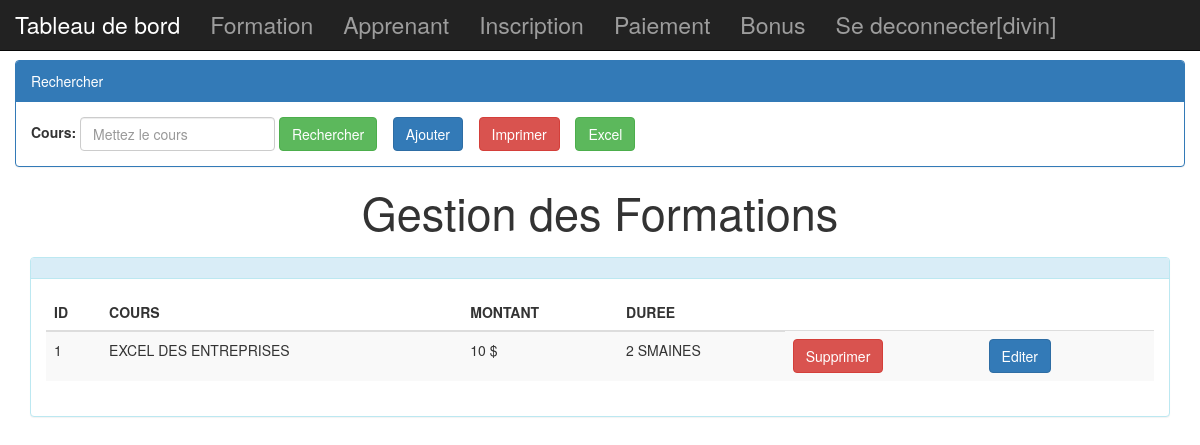
/view/formation.php (signed in), run on the app's committed database.
### tables this page shows
CREATE TABLE `formation` (
  `id` int(11) NOT NULL,
  `designation` varchar(100) NOT NULL,
  `montant` int(11) NOT NULL,
  `duree` varchar(100) NOT NULL
);

### model/selection_formation.php (called while the page is built)
<?php
	$mc=isset($_GET['motcle'])?$_GET['motcle']:"";
		$requete="SELECT * FROM formation WHERE designation LIKE '%$mc%'";
	$resultat=$pdo->query($requete);

### view/formation.php (the view, shortened to what this page needs)
<?php
	$id=1;
?>
<!DOCTYPE html>
<html>
<head>
	<link rel="stylesheet" type="text/css" href="../includes/css/bootstrap.css">
</head>
	<body>
		<div class="navbar navbar-inverse navbar-fixed-top">
			<?php 	require_once('menu.php'); ?>
		</div>
	<?php
	    require_once("../bdd/connexion.php");
		require_once('../model/selection_formation.php');
	?>
			<div class="contenair col-lg-12 col-md-6 divin">
		<div class="panel panel-primary ">
				<div class="panel-heading">
					Rechercher
				</div>
				<div class="panel-body">
			<form method="get" action="" class="form-inline">
						<div class="form-group">
							<label for="propri">Cours:</label>
							<input type="text" name="motcle" class="form-control" placeholder="Mettez le cours" value="<?php echo $mc ?>">
						</div>
						<button type="submit" class="btn btn-success">
						Rechercher</button>
						<a href="ajout-formation.php" class="btn btn-primary">Ajouter</a>
						<a href="imprimer-formation.php" class="btn btn-danger">Imprimer</a>
						  <button class="btn btn-success" title="Exporter vers Excel" name="export1">Excel</button>
					</form>
		</div>
			</div>
		<div align="center">
			<h1 style="font-size: 45px;">
				Gestion des Formations
			</h1>
		</div>
			<div class="col-md-12 col-xs-12">
				<div class="panel panel-info spacer">
					<div class="panel-heading">
					</div>
					<div class="panel-body">
						<div class="table-responsive table--no-card m-b-30">
						<table class="table table-striped">
							<thead>
								<tr>
								<th>ID</th><th>COURS</th><th>MONTANT</th><th>DUREE</th>
								</tr>
							</thead>
							<tbody>
								<?php while ($et=$resultat->fetch()){?>
								<tr>
								<td><?php  echo $id;?></td>
								<td><?php  echo($et['designation'])?></td>
								<td><?php  echo($et['montant'])?> $</td>
								<td><?php  echo($et['duree'])?></td>
								<td><a onclick="return confirm('Etes-vous sûre...?');" href="../model/supprimer-formation.php?id=<?php echo($et['id'])?>" class="btn btn-danger">Supprimer</a></td>
								<td><a href="edit-formation.php?id=<?php echo($et['id'])?>" class="btn btn-primary">Editer</a></td>
								<td></td>
											</tr>
									<?php
									$id++;
									 } ?>
							</tbody>
						</table>
					</div>
					</div>
				</div>
			</div>
	</body>
</html>

### view/formation.php (style rules this page uses)
.spacer { margin-top: 10px; }
.divin { margin-top: 60px; }

### data on the page
formation: designation "EXCEL DES ENTREPRISES", montant "10", duree "2 SMAINES"

### other printed values
$_SESSION['nom'] "divin"
